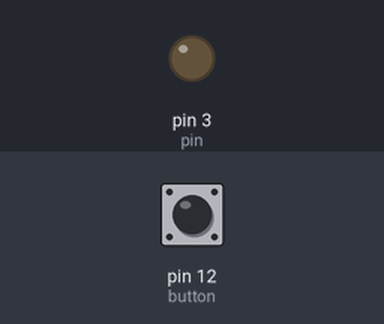
This sketch was run on a simulated Arduino Uno, built with avr-gcc and run on an emulated ATmega328P. Shown: output pins drawn as LEDs (lit = HIGH). The inputs (shaded band) are chosen by the test bench; at power-on: pin 12 (button) HIGH.

Above: at 1.2 s.
1.3 s: pin 12 (button) pulled LOW for 0.15 s
At 2.6 s:
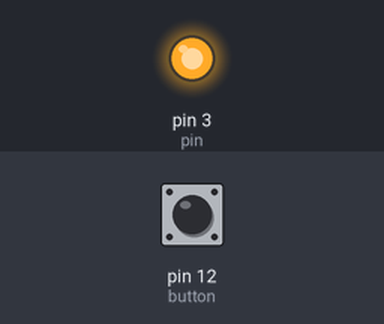
Timing chart, 0 to 4.3 s (numbered marks = the images above; inputs shaded):
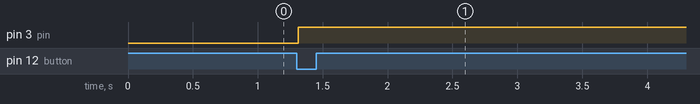

Measured:
- after the input at 1.3 s, pin 3 (pin): LOW → HIGH at once

The sketch:

LED_light_level_Control_press.ino
```cpp
int button = 12;
int pin = 3;
int value = 255;
boolean reverse = false;

void setup() {
  // put your setup code here, to run once:
  pinMode(button, INPUT);
  pinMode(pin, OUTPUT);
}

void loop() {
  // put your main code here, to run repeatedly:
  if(digitalRead(button) == LOW)
  {
    delay(10);
    if(digitalRead(button) == LOW)
    {
      control_LED();
    }
  }
}

void control_LED()
{
  if(value > 0 && value == 100)
  value -= 10;
  digitalWrite(pin, map(value, 0, 100, 0, 255));
}
```
